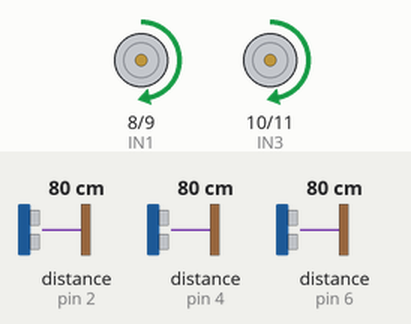
The sketch below on a simulated Arduino Mega 2560, built with avr-gcc and run on an emulated ATmega2560. On the bench: motor-driver pin pairs drawn as motors (green arrow = first pin HIGH = forward, orange = second pin HIGH = backward, longer = more drive, scaled by the enable pin). Wiring (inferred from the names in the program): 3 × ultrasonic range finder: trigger pin 3, echo pin 2 / trigger pin 5, echo pin 4 / trigger pin 7, echo pin 6. The inputs (shaded band) are chosen by the test bench; at power-on: distance to the obstacle (sensors on pin 2, pin 4, pin 6) 80 cm. The echo pulse lasts 58.3 µs per cm.

Above: at 0.1 s.
Timing chart, 0 to 1.6 s (numbered marks = the images above):
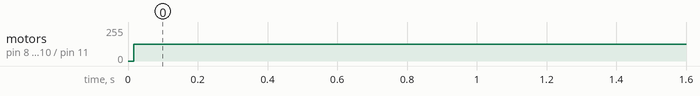

Measured:
- by itself, motor on pin 8 (IN1) / pin 9 (IN2), motor on pin 10 (IN3) / pin 11 (IN4): stopped → forward 125/255 at 0.02 s

The sketch:

main.ino
```cpp
#include "variables.h"
#include "movement.h"
#include "sensors.h"

// MPU6050 accelgyro;

void setup() {
  Serial.begin(9600);

  for (int i = 0; i < 3; i++) {
    pinMode(ultrasonicSensors[i][0], INPUT);  //echo
    pinMode(ultrasonicSensors[i][1], OUTPUT); //trig
  }
  pinMode(servo, OUTPUT);

  pinMode(IN1, OUTPUT); pinMode(IN2, OUTPUT);
  pinMode(IN3, OUTPUT); pinMode(IN4, OUTPUT);
  pinMode(ENA, OUTPUT); pinMode(ENB, OUTPUT);
}

void loop() {
  // put your main code here, to run repeatedly:
  forward();
}
```

defineGlobals.cpp
```cpp
#include "variables.h"

float yaw = 0.0;
float leftDist = 0.0;
float frontDist = 0.0;
float rightDist = 0.0;

float elapsedTime = 0.0;
float currTime = 0.0;
float previousTime = 0.0;

float gyroZ = 0.0;
float gyroAngleZ = 0.0;
float gyroErrorZ = 0.0;

const float turnDegree = 0.0;
const int motorSpeed = 125;
const float captureDist = 0.0;

const int ENA = 44;
const int IN1 = 8;
const int IN2 = 9;
const int ENB = 46;
const int IN3 = 10;
const int IN4 = 11;

const int ultrasonicSensors[3][2] = {{2,3}, {4,5}, {6,7}};
const int servo = 9;
```

movement.cpp
```cpp
#include "variables.h"
#include "sensors.h"
#include "movement.h"

/* const int MPU = 0x68; // MPU6050 I2C address

float yaw = 0;
float gyroZ, gyroAngleZ, gyroErrorZ;
int c = 0; */

float getYaw() {    // what file should this be in lol
    currTime = millis();
    elapsedTime = currTime - previousTime;
    // figure out how to read angular velocity
    yaw += gyroAngleZ * elapsedTime;    // hello what is gyroAngleZ the angular displacement or velocity?? im tired now bye
    previousTime = currTime;
    return yaw;
}

void forward() {  // move forward until an object is detected within a certain threshold distance
    readUltrasonicSensors();
    if (frontDist >= 15 || leftDist >= 15 || rightDist >= 15) {   // arbitrary for now
        analogWrite(ENA, motorSpeed);
        digitalWrite(IN1, HIGH);
        digitalWrite(IN2, LOW);
        analogWrite(ENB, motorSpeed);
        digitalWrite(IN3, HIGH);
        digitalWrite(IN4, LOW);
    }
    while (frontDist >= 15 || leftDist >= 15 || rightDist >= 15) {
        readUltrasonicSensors();
    }

    analogWrite(ENA, LOW);
    analogWrite(ENB, LOW);
}

void rotate(float degree) {

}

void aroundObstacle() {

}
```

movement.h
```cpp
#ifndef MOVEMENT_H
#define MOVEMENT_H

float getYaw();
void forward();
void rotate(float degree);
void aroundObstacle();

#endif // MOVEMENT_H
```

sensors.cpp
```cpp
#include "variables.h"
#include "sensors.h"

//Might want to add a for loop to get average distances for accuracy
void getDistance(int dir) {     //0 = left, 1 = front, 2 = right {
    digitalWrite(ultrasonicSensors[dir][1], LOW);
    delayMicroseconds(2);
    digitalWrite(ultrasonicSensors[dir][1], HIGH);
    delayMicroseconds(5);
    digitalWrite(ultrasonicSensors[dir][1], LOW);

    long duration = pulseIn(ultrasonicSensors[dir][0], HIGH);
    long cm = duration / 2 / 29.1;

    switch(dir) {
        case 0:
            leftDist = cm;
        case 1:
            frontDist = cm;
        case 2:
            rightDist = cm;
    }
}

void readUltrasonicSensors() {
    for (int i = 0; i < 3; i++) {
        getDistance(i);
    }
}
```

sensors.h
```cpp
#ifndef SENSORS_H
#define SENSORS_H

void getDistance(int dir);
void readUltrasonicSensors();

#endif
```

variables.h
```cpp
#ifndef VARIABLES_H
#define VARIABLES_H
#include <Arduino.h>
#include <MPU6050.h>


extern float yaw, leftDist, frontDist, rightDist;
extern float elapsedTime, currTime, previousTime;
extern float gyroZ, gyroAngleZ, gyroErrorZ;

//constants
extern const float turnDegree;
extern const int motorSpeed;
extern const float captureDist;

//motors
extern const int ENA;
extern const int IN1;
extern const int IN2;
extern const int ENB;
extern const int IN3;
extern const int IN4;

//left, middle, right
extern const int ultrasonicSensors[3][2];
extern const int servo;

extern MPU6050 accelgyro;

#endif // VARIABLES_H
```
